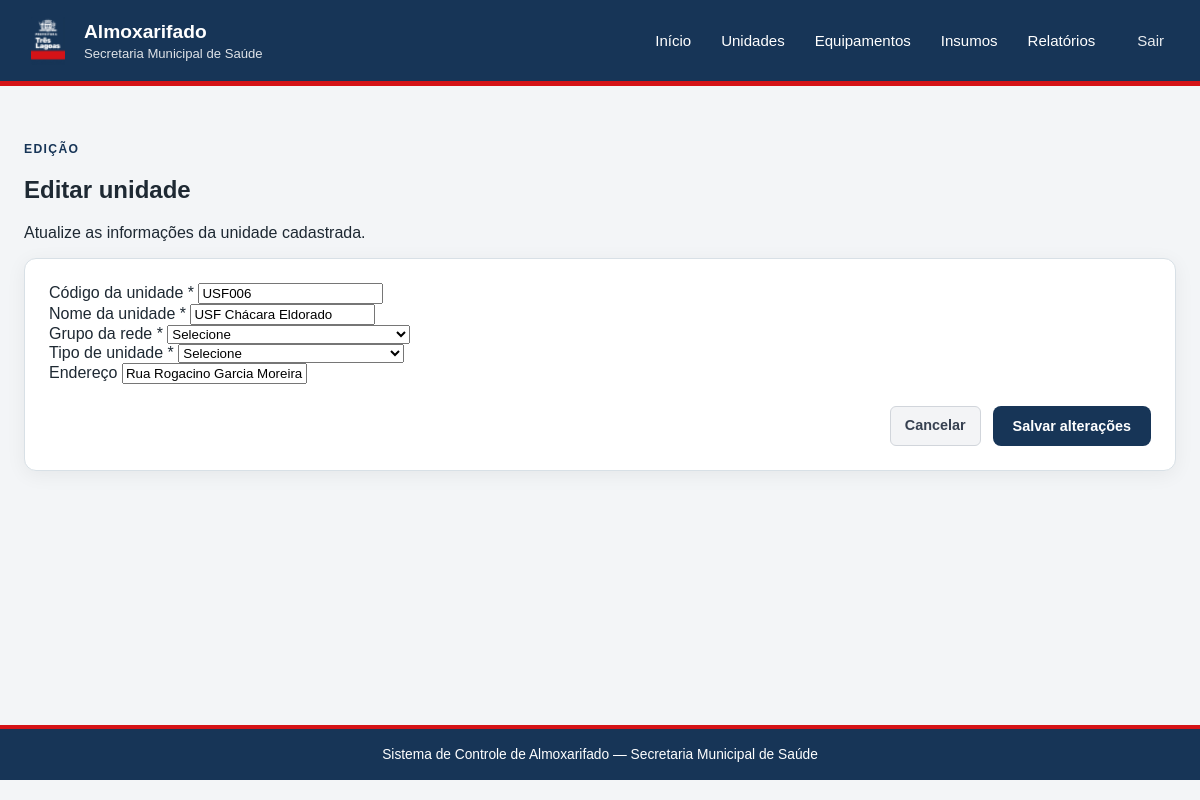
Page /unidades/6/editar (signed in) on the earlier database version.
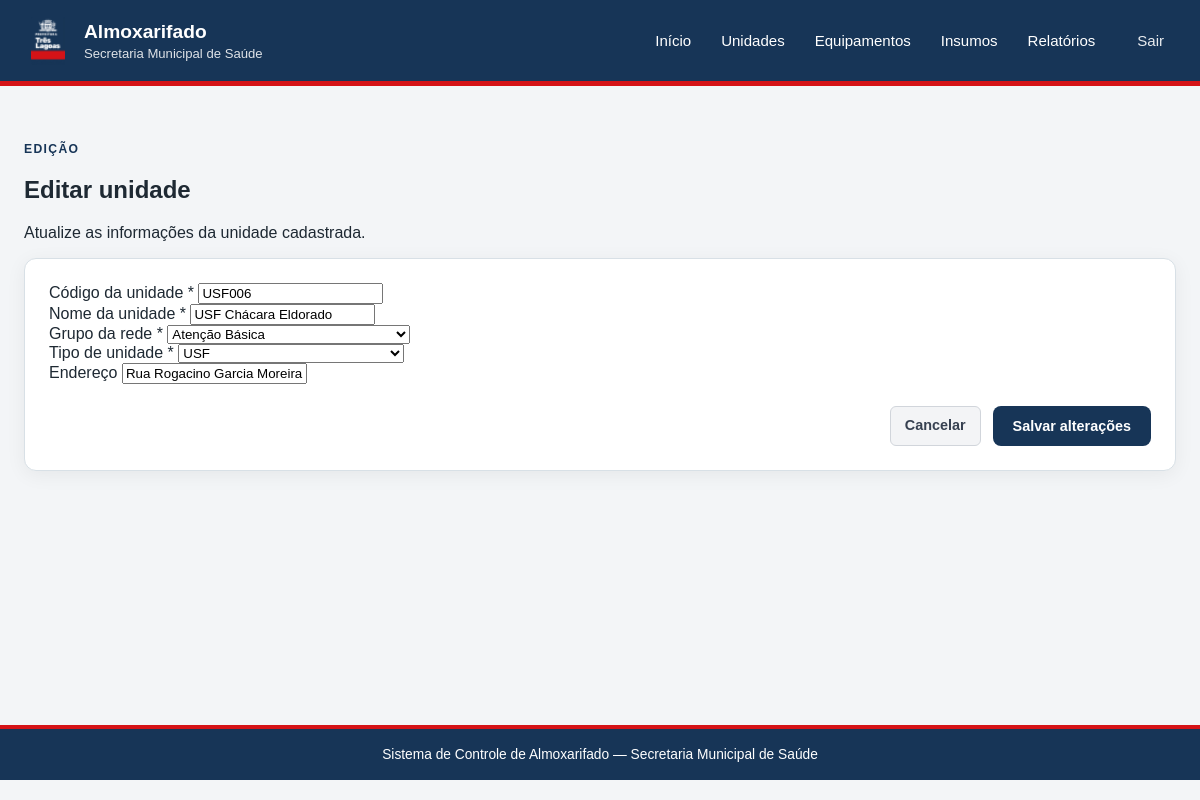
Same page on the later database version.
### tables this page shows
CREATE TABLE unidades (
    id_unidade INTEGER PRIMARY KEY AUTOINCREMENT,
    codigo TEXT NOT NULL UNIQUE,
    nome TEXT NOT NULL,
    tipo TEXT,
    endereco TEXT,
    ativo BOOLEAN DEFAULT 1
, grupo_rede TEXT, tipo_unidade TEXT);

### app.py (the view, shortened to what this page needs)
@app.route("/unidades/<int:id_unidade>/editar", methods=["GET", "POST"])
@login_required
def editar_unidade(id_unidade):
    with get_db_connection() as conn:
        unidade = conn.execute("""
            SELECT *
            FROM unidades
            WHERE id_unidade = ?
        """, (id_unidade,)).fetchone()
    if unidade is None:
        flash("Unidade não encontrada.", "erro")
        return redirect(url_for("unidades"))
    return render_template(
        "editar_unidade.html",
        unidade=unidade
    )

### app.py (called while the page is built)
def login_required(f):
    @wraps(f)
    def decorated_function(*args, **kwargs):
        if not session.get("logged_in"):
            flash("Você precisa fazer login para acessar esta página.", "erro")
            return redirect(url_for("login", next=request.url))
        return f(*args, **kwargs)
    return decorated_function

def get_db_connection():
    conn = sqlite3.connect(DATABASE)
    conn.row_factory = sqlite3.Row
    conn.execute("PRAGMA foreign_keys = ON")
    return conn

### templates/editar_unidade.html (shortened to what this page needs)
{% extends "base.html" %}
{% block content %}
<section class="cabecalho-pagina">
    <div>
        <p class="texto-superior texto-superior--azul">EDIÇÃO</p>
        <h2>Editar unidade</h2>
        <p>Atualize as informações da unidade cadastrada.</p>
    </div>
</section>
<section class="painel painel--formulario">
    <form method="post" class="formulario">
        <div class="campo">
            <label for="codigo">Código da unidade *</label>
            <input
                type="text"
                id="codigo"
                name="codigo"
                value="{{ unidade['codigo'] }}"
                maxlength="20"
                required
            >
        </div>
        <div class="campo">
            <label for="nome">Nome da unidade *</label>
            <input
                type="text"
                id="nome"
                name="nome"
                value="{{ unidade['nome'] }}"
                required
            >
        </div>
        <div class="campo">
            <label for="grupo_rede">Grupo da rede *</label>
            <select id="grupo_rede" name="grupo_rede" required>
                <option value="">Selecione</option>
                <option
                    value="atencao_basica"
                    {% if unidade['grupo_rede'] == 'atencao_basica' %}selected{% endif %}
                >
                    Atenção Básica
                </option>
            </select>
        </div>
        <div class="campo">
            <label for="tipo_unidade">Tipo de unidade *</label>
            <select id="tipo_unidade" name="tipo_unidade" required>
                <option value="">Selecione</option>
                <option
                    value="usf"
                    {% if unidade['tipo_unidade'] == 'usf' %}selected{% endif %}
                >
                    USF
                </option>
            </select>
        </div>
        <div class="campo">
            <label for="endereco">Endereço</label>
            <input
                type="text"
                id="endereco"
                name="endereco"
                value="{{ unidade['endereco'] or '' }}"
            >
        </div>
        <div class="acoes-formulario">
            <a class="botao botao--cancelar" href="{{ url_for('unidades') }}">
                Cancelar
            </a>
            <button class="botao botao--primario" type="submit">
                Salvar alterações
            </button>
        </div>
    </form>
</section>
{% endblock %}

Differences in the rows shown:
changed unidades "USF006": grupo_rede (not shown) → "Atenção Básica"; tipo_unidade (not shown) → "USF"
Other differences:
form field grupo_rede: "Selecione" → (not shown)
form field tipo_unidade: "Selecione" → (not shown)
